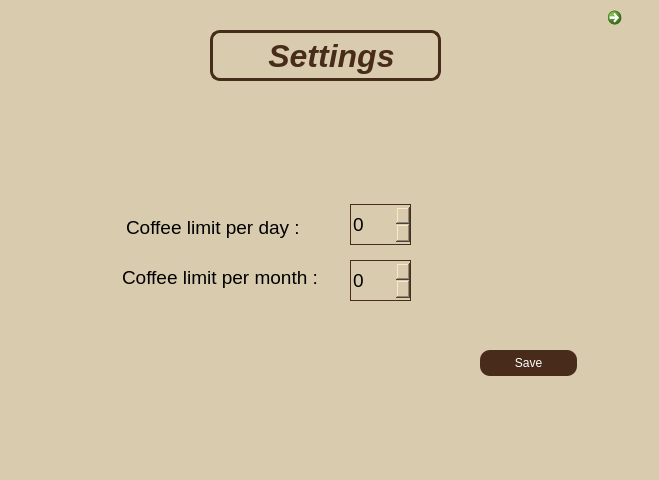
<?xml version="1.0" encoding="UTF-8"?>
<ui version="4.0">
 <class>Dialog</class>
 <widget class="QDialog" name="Dialog">
  <property name="geometry">
   <rect>
    <x>0</x>
    <y>0</y>
    <width>659</width>
    <height>480</height>
   </rect>
  </property>
  <property name="windowTitle">
   <string>Dialog</string>
  </property>
  <property name="styleSheet">
   <string notr="true">background : rgb(217, 203, 174);
border: none;</string>
  </property>
  <widget class="QLineEdit" name="lineEdit">
   <property name="geometry">
    <rect>
     <x>210</x>
     <y>30</y>
     <width>231</width>
     <height>51</height>
    </rect>
   </property>
   <property name="font">
    <font>
     <family>Ubuntu</family>
     <pointsize>24</pointsize>
     <weight>75</weight>
     <italic>true</italic>
     <bold>true</bold>
    </font>
   </property>
   <property name="focusPolicy">
    <enum>Qt::NoFocus</enum>
   </property>
   <property name="contextMenuPolicy">
    <enum>Qt::NoContextMenu</enum>
   </property>
   <property name="styleSheet">
    <string notr="true">border : 3px solid rgb(71,43,27);
border-radius : 10px;
background-color : rgb(217, 203, 174);
color : rgb(72, 43, 27)</string>
   </property>
   <property name="text">
    <string>      Settings</string>
   </property>
   <property name="readOnly">
    <bool>true</bool>
   </property>
  </widget>
  <widget class="QLineEdit" name="lineEdit_2">
   <property name="geometry">
    <rect>
     <x>124</x>
     <y>214</y>
     <width>181</width>
     <height>27</height>
    </rect>
   </property>
   <property name="font">
    <font>
     <pointsize>14</pointsize>
    </font>
   </property>
   <property name="text">
    <string>Coffee limit per day :</string>
   </property>
   <property name="readOnly">
    <bool>true</bool>
   </property>
  </widget>
  <widget class="QLineEdit" name="lineEdit_3">
   <property name="geometry">
    <rect>
     <x>120</x>
     <y>264</y>
     <width>231</width>
     <height>27</height>
    </rect>
   </property>
   <property name="font">
    <font>
     <pointsize>14</pointsize>
    </font>
   </property>
   <property name="text">
    <string>Coffee limit per month :</string>
   </property>
   <property name="readOnly">
    <bool>true</bool>
   </property>
  </widget>
  <widget class="QSpinBox" name="limitPerDay">
   <property name="geometry">
    <rect>
     <x>350</x>
     <y>204</y>
     <width>61</width>
     <height>41</height>
    </rect>
   </property>
   <property name="font">
    <font>
     <pointsize>14</pointsize>
     <underline>false</underline>
    </font>
   </property>
   <property name="focusPolicy">
    <enum>Qt::NoFocus</enum>
   </property>
   <property name="styleSheet">
    <string notr="true">border:  1px solid rgb(72,43,27)</string>
   </property>
  </widget>
  <widget class="QSpinBox" name="spinBox">
   <property name="geometry">
    <rect>
     <x>350</x>
     <y>260</y>
     <width>61</width>
     <height>41</height>
    </rect>
   </property>
   <property name="font">
    <font>
     <pointsize>14</pointsize>
    </font>
   </property>
   <property name="styleSheet">
    <string notr="true">border: 1px solid rgb(72, 43, 27)</string>
   </property>
  </widget>
  <widget class="QPushButton" name="saveButton">
   <property name="geometry">
    <rect>
     <x>480</x>
     <y>350</y>
     <width>97</width>
     <height>26</height>
    </rect>
   </property>
   <property name="focusPolicy">
    <enum>Qt::NoFocus</enum>
   </property>
   <property name="contextMenuPolicy">
    <enum>Qt::NoContextMenu</enum>
   </property>
   <property name="styleSheet">
    <string notr="true">background : rgb(72, 43, 27);
border-radius: 10px;
color : white;</string>
   </property>
   <property name="text">
    <string>Save</string>
   </property>
  </widget>
  <widget class="QCommandLinkButton" name="backButton">
   <property name="geometry">
    <rect>
     <x>600</x>
     <y>0</y>
     <width>41</width>
     <height>41</height>
    </rect>
   </property>
   <property name="sizePolicy">
    <sizepolicy hsizetype="Preferred" vsizetype="Preferred">
     <horstretch>0</horstretch>
     <verstretch>0</verstretch>
    </sizepolicy>
   </property>
   <property name="focusPolicy">
    <enum>Qt::NoFocus</enum>
   </property>
   <property name="contextMenuPolicy">
    <enum>Qt::NoContextMenu</enum>
   </property>
   <property name="text">
    <string/>
   </property>
   <property name="icon">
    <iconset>
     <normaloff>../res/backIcon.png</normaloff>../res/backIcon.png</iconset>
   </property>
   <property name="iconSize">
    <size>
     <width>30</width>
     <height>30</height>
    </size>
   </property>
  </widget>
 </widget>
 <resources/>
 <connections/>
</ui>
